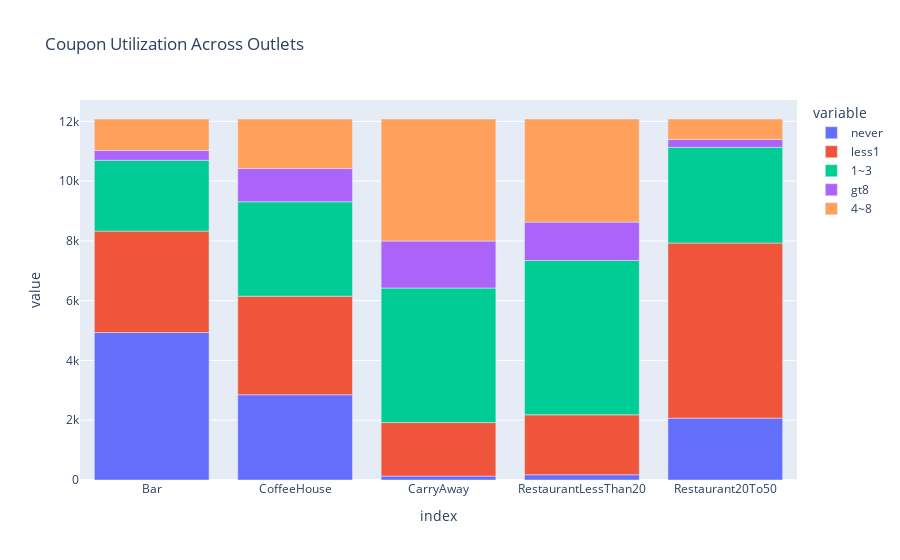

The code cell stored with this chart in its notebook:
### Code cell
c = ['Bar', 'CoffeeHouse', 'CarryAway', 'RestaurantLessThan20', 'Restaurant20To50']
# fig = px.histogram(data, x=[["Restaurant20To50"]])
# fig.show()

new_Frame=data[c].value_counts().reset_index().rename(columns={"index": "value", 0: "count"})
collect_data = {}
for i in c:
    for t in data[i].unique():
        if not isinstance(t, str):
            continue
        collect_data[t] = {}

# print(new_Frame)
def pivot_on_col(column_name, collect_data):
    p=new_Frame.pivot_table(columns=column_name, values='count', aggfunc='sum')
    for el in p.columns:
        collect_data[el].update({column_name: {}})

    pv_frame: dict = pd.DataFrame(p).to_dict()

    for r, v in pv_frame.items():
        collect_data[r].update({column_name: v['count']})
    return collect_data


for i in c:
    collect_data = pivot_on_col(i, collect_data)

tranformed = pd.DataFrame(collect_data).reset_index().set_index('index')#.rename(columns={"index": "feature"}).set_index('feature')
tranformed.dropna()
print(tranformed)
fig = px.bar(tranformed, labels="index", title='Coupon Utilization Across Outlets')
fig.write_image('./images/utilization_across.jpg')
fig.show()

### Figure 1 — Plotly figure (JSON) as saved in the notebook; plotly's stock layout.template omitted (floating-point values rounded to 4 significant figures)
{"data": [{"alignmentgroup": "True", "hovertemplate": "variable=never<br>index=%{x}<br>value=%{y}<extra></extra>", "legendgroup": "never", "marker": {"color": "#636efa", "pattern": {"shape": ""}}, "name": "never", "offsetgroup": "never", "orientation": "v", "showlegend": true, "textposition": "auto", "type": "bar", "x": ["Bar", "CoffeeHouse", "CarryAway", "RestaurantLessThan20", "Restaurant20To50"], "xaxis": "x", "y": [4934, 2852, 131, 176, 2070], "yaxis": "y"}, {"alignmentgroup": "True", "hovertemplate": "variable=less1<br>index=%{x}<br>value=%{y}<extra></extra>", "legendgroup": "less1", "marker": {"color": "#EF553B", "pattern": {"shape": ""}}, "name": "less1", "offsetgroup": "less1", "orientation": "v", "showlegend": true, "textposition": "auto", "type": "bar", "x": ["Bar", "CoffeeHouse", "CarryAway", "RestaurantLessThan20", "Restaurant20To50"], "xaxis": "x", "y": [3394, 3298, 1790, 2005, 5859], "yaxis": "y"}, {"alignmentgroup": "True", "hovertemplate": "variable=1~3<br>index=%{x}<br>value=%{y}<extra></extra>", "legendgroup": "1~3", "marker": {"color": "#00cc96", "pattern": {"shape": ""}}, "name": "1~3", "offsetgroup": "1~3", "orientation": "v", "showlegend": true, "textposition": "auto", "type": "bar", "x": ["Bar", "CoffeeHouse", "CarryAway", "RestaurantLessThan20", "Restaurant20To50"], "xaxis": "x", "y": [2370, 3159, 4502, 5163, 3202], "yaxis": "y"}, {"alignmentgroup": "True", "hovertemplate": "variable=gt8<br>index=%{x}<br>value=%{y}<extra></extra>", "legendgroup": "gt8", "marker": {"color": "#ab63fa", "pattern": {"shape": ""}}, "name": "gt8", "offsetgroup": "gt8", "orientation": "v", "showlegend": true, "textposition": "auto", "type": "bar", "x": ["Bar", "CoffeeHouse", "CarryAway", "RestaurantLessThan20", "Restaurant20To50"], "xaxis": "x", "y": [327, 1111, 1573, 1285, 264], "yaxis": "y"}, {"alignmentgroup": "True", "hovertemplate": "variable=4~8<br>index=%{x}<br>value=%{y}<extra></extra>", "legendgroup": "4~8", "marker": {"color": "#FFA15A", "pattern": {"shape": ""}}, "name": "4~8", "offsetgroup": "4~8", "orientation": "v", "showlegend": true, "textposition": "auto", "type": "bar", "x": ["Bar", "CoffeeHouse", "CarryAway", "RestaurantLessThan20", "Restaurant20To50"], "xaxis": "x", "y": [1054, 1659, 4083, 3450, 684], "yaxis": "y"}], "layout": {"barmode": "relative", "legend": {"title": {"text": "variable"}, "tracegroupgap": 0}, "title": {"text": "Coupon Utilization Across Outlets"}, "xaxis": {"anchor": "y", "domain": [0, 1], "title": {"text": "index"}}, "yaxis": {"anchor": "x", "domain": [0, 1], "title": {"text": "value"}}}}
